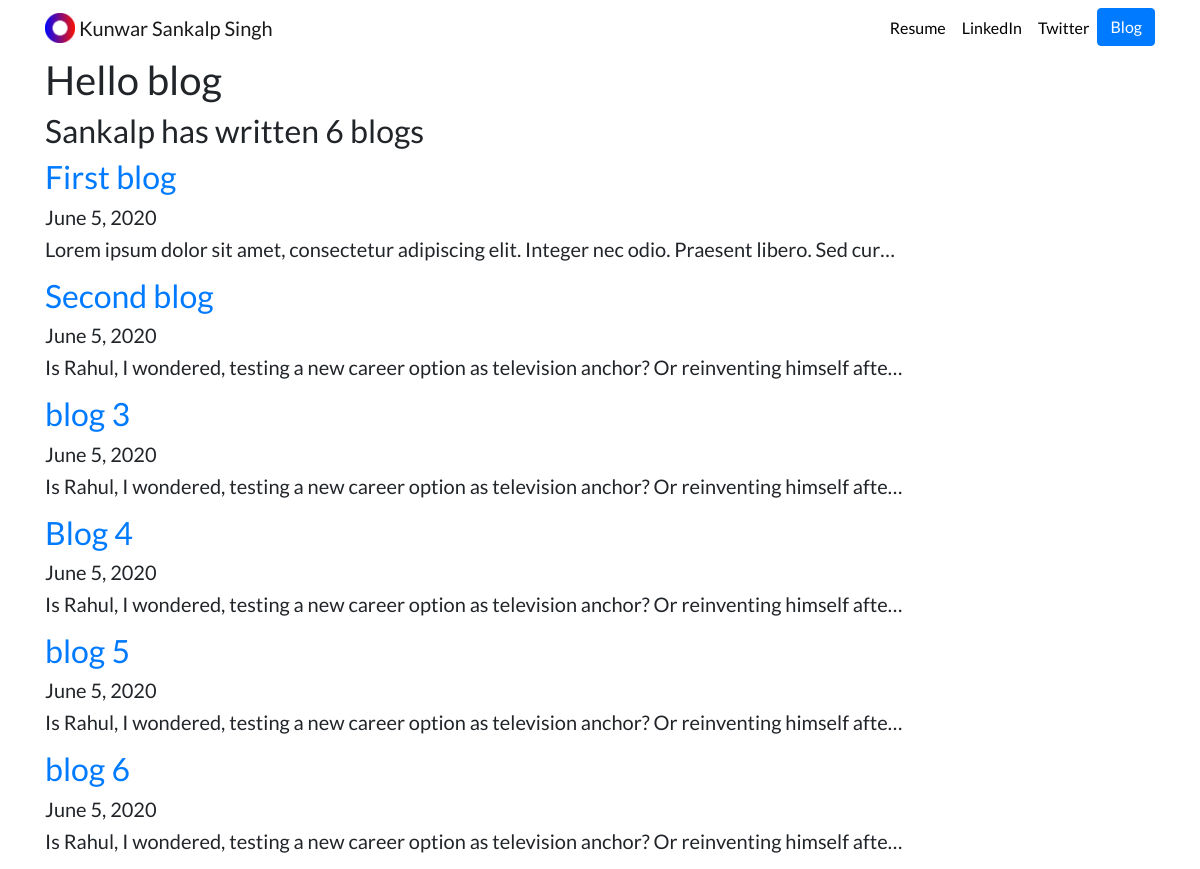
Screenshot of /blog/ with the database file from the repository.
### blog/models.py (models this page shows, shortened)
class Blog(models.Model):
    title = models.CharField(max_length=100)
    body = models.TextField()
    pub_date = models.DateField()

### blog/views.py (the view)
# urls.py: path('', views.all_blogs, name='all_blogs'),
def all_blogs(request):
    blogs = Blog.objects.order_by('-pub_date')#[:3]
    return render(request, 'blog/allblogs.html', {'blogs': blogs})

### blog/templates/blog/allblogs.html
{% extends 'portfolio/base.html' %}
{% block content %}
<h1>Hello blog <h1>
<h2>Sankalp has written {{ blogs.count }} blog{{ blogs.count|pluralize }} </h2>
  {% for blog in blogs %}
  <a href="{% url 'blog:detail' blog.id %}"><h2>{{ blog.title }}</h2></a>
  <h5>{{ blog.pub_date }}<h5>
  <p>{{ blog.body|striptags|truncatechars:100 }}</p>
  {% endfor %}
{% endblock %}

### portfolio/static/portfolio/custom.css (style rules this page uses)
body { font-family: 'Lato', sans-serif; }

### rows the page displays
Blog: title "First blog", pub_date "June 5, 2020", body "Lorem ipsum dolor sit amet, consectetur adipiscing elit. Integer nec odio. Praesent libero. Sed cur…"
Blog: title "Second blog", pub_date "June 5, 2020", body "Is Rahul, I wondered, testing a new career option as television anchor? Or reinventing himself afte…"
Blog: title "blog 3", pub_date "June 5, 2020", body "Is Rahul, I wondered, testing a new career option as television anchor? Or reinventing himself afte…"
Blog: title "Blog 4", pub_date "June 5, 2020", body "Is Rahul, I wondered, testing a new career option as television anchor? Or reinventing himself afte…"
Blog: title "blog 5", pub_date "June 5, 2020", body "Is Rahul, I wondered, testing a new career option as television anchor? Or reinventing himself afte…"
Blog: title "blog 6", pub_date "June 5, 2020", body "Is Rahul, I wondered, testing a new career option as television anchor? Or reinventing himself afte…"

### other values shown
{{ blogs.count }} "6"
